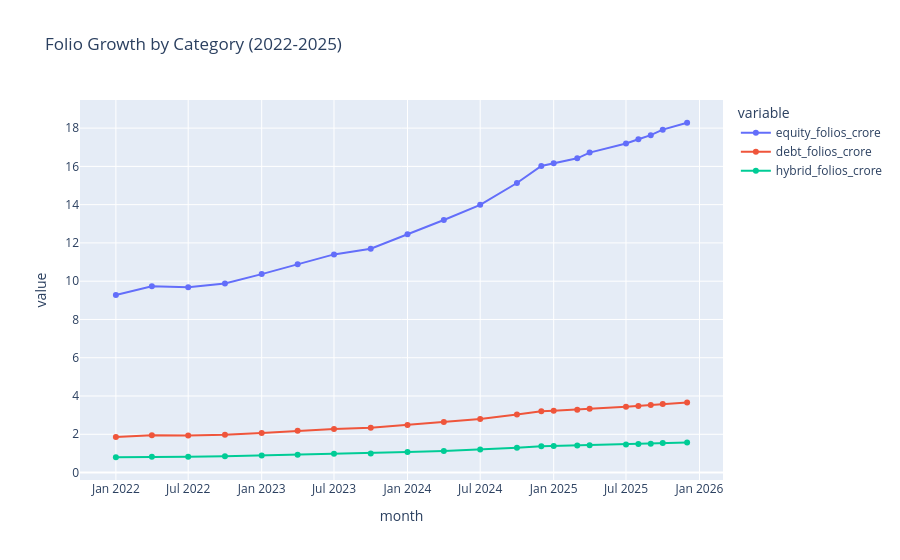

Notebook code cell kept with this figure:
### Code cell
fig = px.line(
    folio_df,
    x="month",
    y=[
        "equity_folios_crore",
        "debt_folios_crore",
        "hybrid_folios_crore"
    ],
    title="Folio Growth by Category (2022-2025)",
    markers=True
)

fig.show()
